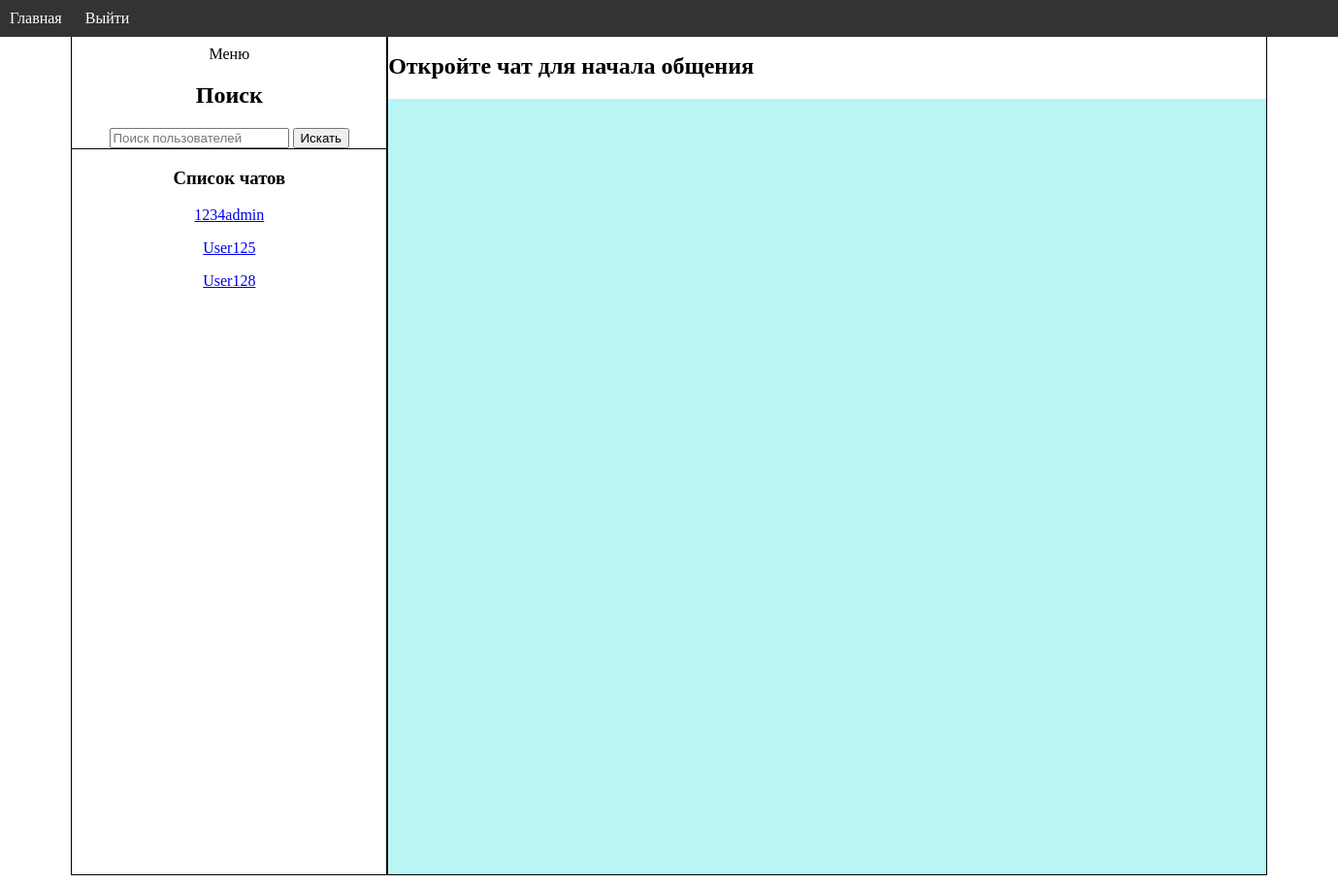
The page / (signed in) on the database its author committed.
### users/models.py (models this page shows)
class User(AbstractUser):
    image = models.ImageField(upload_to='profile_images/', null=True, blank=True)
    def __str__(self):
        return self.username

### users/views.py (the view)
# urls.py: path('', index, name='index'),
@login_required
def index(request):
    users_with_messages_list = UserMessages.objects.filter(Q(sender=request.user) | Q(reciever=request.user)).values_list('sender', 'reciever')
    users = User.objects.filter(Q(id__in=[user[0] for user in users_with_messages_list]) | Q(id__in=[user[1] for user in users_with_messages_list])).exclude(id=request.user.id)
    user_data_form = CustomChangeFormProfile(instance=request.user)
    if request.method == 'POST':
        user_data_form = CustomChangeFormProfile(request.POST, request.FILES, instance=request.user)
        if user_data_form.is_valid():
            user_data_form.save()
            return redirect(request.META.get('HTTP_REFERER'))
    return render(request, 'index.html', {'users':users, 'user_data_form':user_data_form})

### users/forms.py
class CustomChangeFormProfile(UserChangeForm):
    class Meta:
        model = User
        fields = ('username', 'first_name', 'email', 'image')

### users/templates/index.html
{% extends 'base.html' %}
{% load static %}
{% block css %}
  <link rel="stylesheet" type="text/css" href="{% static 'users/css/user_chat.css' %}">
{% endblock %}
{% block content %}
<div class="chat">
  <div class="block_title_chat">
    <h3 class="title_chat">Откройте чат для начала общения</h3>
  </div>
  <div class="background">
    <div class="messages">
      <div class="block_list_messages">
      </div>
    </div>
  </div>
</div>
{% endblock %}

### users/templates/base.html (shortened to what this page needs)
{% load static %}
<!DOCTYPE html>
<html lang="en">
<head>
    <link rel="stylesheet" type="text/css" href="{% static 'users/css/base.css' %}">
    {% block css %}
    {% endblock %}
</head>
<body>
    <div class="header">
        <a href="{% url 'index' %}">Главная</a>
        {% if user.is_authenticated %}
            <a href="{% url 'logout' %}">Выйти</a>
        {% endif %}
    </div>
    <div class="main_div">
        <div class="base_main_block">
            <div class="main_menu">
                <div>
                    <p id="btn_menu">Меню</p>
                </div>
                <div class="start_menu" id="start_menu">
                    <div class="search_menu">
                        {% if user.is_authenticated %}
                            <div class="block_input_search">
                                <h2>Поиск</h2>
                                <form method="get" action="{% url 'user_search' %}">
                                    <input type="text" name="q" value="{{ query }}" placeholder="Поиск пользователей">
                                    <button type="submit">Искать</button>
                                </form>
                            </div>
                        {% endif %}
                    </div>
                    <div class="block_list_chats">
                        {% if user.is_authenticated %}
                        <div class="chats_list">
                            <h3>Список чатов</h3>
                            {% for one_user in users %}
                                <p>
                                    <a href="{% url 'user_chat' reciever_id=one_user.id sender_id=request.user.id %}">{{ one_user }}</a>
                                </p>
                            {% endfor %}
                        </div>
                        {% endif %}
                    </div>
                </div>
            </div>
            <div class="block_main_content">
            {% block content %}
            {% endblock %}
            </div>
        </div>
    </div>
</body>
</html>

### users/static/users/css/base.css (style rules this page uses)
body { overflow-y: hidden; overflow-x: hidden; }
.header { background-color: #333; color: white; padding: 10px; position: fixed; top: 0; left: 0; width: 100%; z-index: 1000; }
.base_main_block { display: flex; flex-direction: row; justify-content: center; width: 95%; margin-right: auto; margin-left: auto; height: 100%; }
.main_div { margin-top: 30px; }
.header a { color: white; text-decoration: none; margin-right: 20px; }
.main_menu { border: 1px solid black; width: 25%; align-items: center; justify-content: center; text-align: center; }
.search_menu { align-items: center; justify-content: center; text-align: center; border-bottom: 1px solid black; }
.block_main_content { height: 100%; width: 70%; }

### users/static/users/css/user_chat.css (style rules this page uses)
.title_chat { font-size: 24px; margin-bottom: 20px; }
.chat { display: flex; flex-direction: column; height: 100%; border: 1px solid black; }
.background { height: 100vh; background-color: rgb(185, 245, 245); }
.messages { display: flex; flex-direction: column; height: 85%; background-color: rgb(185, 245, 245); }
.block_list_messages { width: 1000px; display: flex; flex-direction: column; padding-left: 200px; padding-right: 200px; flex-grow: 1; overflow-y: auto; overflow-x: hidden; padding: 10px; margin-bottom: 20px; }

### rows shown on the page
User: username "1234admin"
User: username "User125"
User: username "User128"
